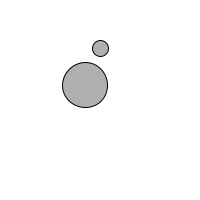
Frame 1 (no input)
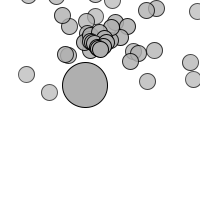
Frame 60 (the mouse pressed at the canvas centre just before this capture)
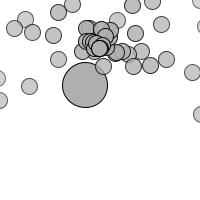
Frame 120 (the mouse held since frame 60 and released just before this capture)

The Processing sketch that drew these frames (run headless with seeded random() and noise(); from frame 60 on, the mouse is pressed at the canvas centre):

// Processing sketch: e10
// ── e10.pde
import java.util.Iterator;

ParticleSystem ps;
Gravity gravity;
Repeller repeller;

void setup() {
  size(200,200);
  ps = new ParticleSystem(width/2,50);
  gravity = new Gravity(0.05);
  repeller = new Repeller(new PVector(width/2-15,height/2-15),70);
}

void draw() {
  background(255);
  
  repeller.display();
  
  ForceGenerator[] fGenerators = {gravity,repeller};
  ps.run(fGenerators);
}



// Particle System and Particles

class ParticleSystem {
  
  ArrayList<Particle> particles;
  
  PVector location;
  
  ParticleSystem(float x, float y) {
    particles = new ArrayList<Particle>();
    location = new PVector(x,y);
  }
  
  void run(ForceGenerator[] fGenerators) {
    _addParticle();
    _updateParticles(fGenerators);
  }
  
  void _addParticle() {
    particles.add(new Particle(location));
  }

  void _updateParticles(ForceGenerator[] outerFGenerators) {
    Iterator<Particle> it = particles.iterator();
    while (it.hasNext()) {
      Particle p = it.next();
      if (p.isAlive()) {
        ForceGenerator[] innerFGenerators = _getOtherParticles(p);
        ForceGenerator[] fGenerators = (ForceGenerator[]) concat(outerFGenerators,innerFGenerators);
        p.update(fGenerators);
        p.display();
      } else {
        it.remove();
      }
    }
  }
  
  Particle[] _getOtherParticles(Particle p) {
    Particle[] result = new Particle[particles.size()-1];
    int i = 0;
    for (Particle other: particles) {
      if (p != other) {
        result[i] = other;
        i++;
      }
    }
    return result;
  }
}

class Particle implements ForceGenerator {
  
  PVector location;
  PVector velocity = new PVector(random(-1,1),random(-2,-0.5));
  
  float lifespan = 255;
  
  Particle(PVector location_) {
    location = location_.copy();
  }
  
  PVector forceOn(Particle other) {
    // repel the other particle
    PVector displacement = PVector.sub(other.location,location);
    float distance = displacement.mag();
    distance = constrain(distance,30,200);
    
    PVector result = displacement.copy();
    result.setMag(5/(distance*distance));
    return result;
  }
  
  void display() {
    stroke(0,lifespan);
    fill(175,lifespan);
    ellipse(location.x,location.y,16,16);
  }
  
  void update(ForceGenerator[] fGenerators) {
    PVector acceleration = new PVector(0,0);
    for (ForceGenerator fgen: fGenerators)
      acceleration.add(fgen.forceOn(this)); // assume mass = 1
    
    velocity.add(acceleration);
    location.add(velocity);
    lifespan -= 2;
  }
  
  boolean isAlive() {
    return lifespan > 0;
  }
}



// Force Generators

interface ForceGenerator {
  PVector forceOn(Particle particle);
}

class Gravity implements ForceGenerator {
  
  float G;
  
  Gravity(float G_) {
    G = G_;
  }
  
  PVector forceOn(Particle particle) {
    return new PVector(0,G);
  }
}

class Repeller implements ForceGenerator {
  
  PVector location;
  float G;
  
  Repeller(PVector location_, float G_) {
    location = location_.copy();
    G = G_;
  }
  
  PVector forceOn(Particle particle) {
    PVector displacement = PVector.sub(particle.location,location);
    float distance = displacement.mag();
    distance = constrain(distance,25,200);
    
    PVector result = displacement.copy();
    result.setMag(G/(distance*distance));
    return result;
  }
  
  void display() {
    stroke(0);
    fill(175);
    ellipse(location.x,location.y,45,45);
  }
}
